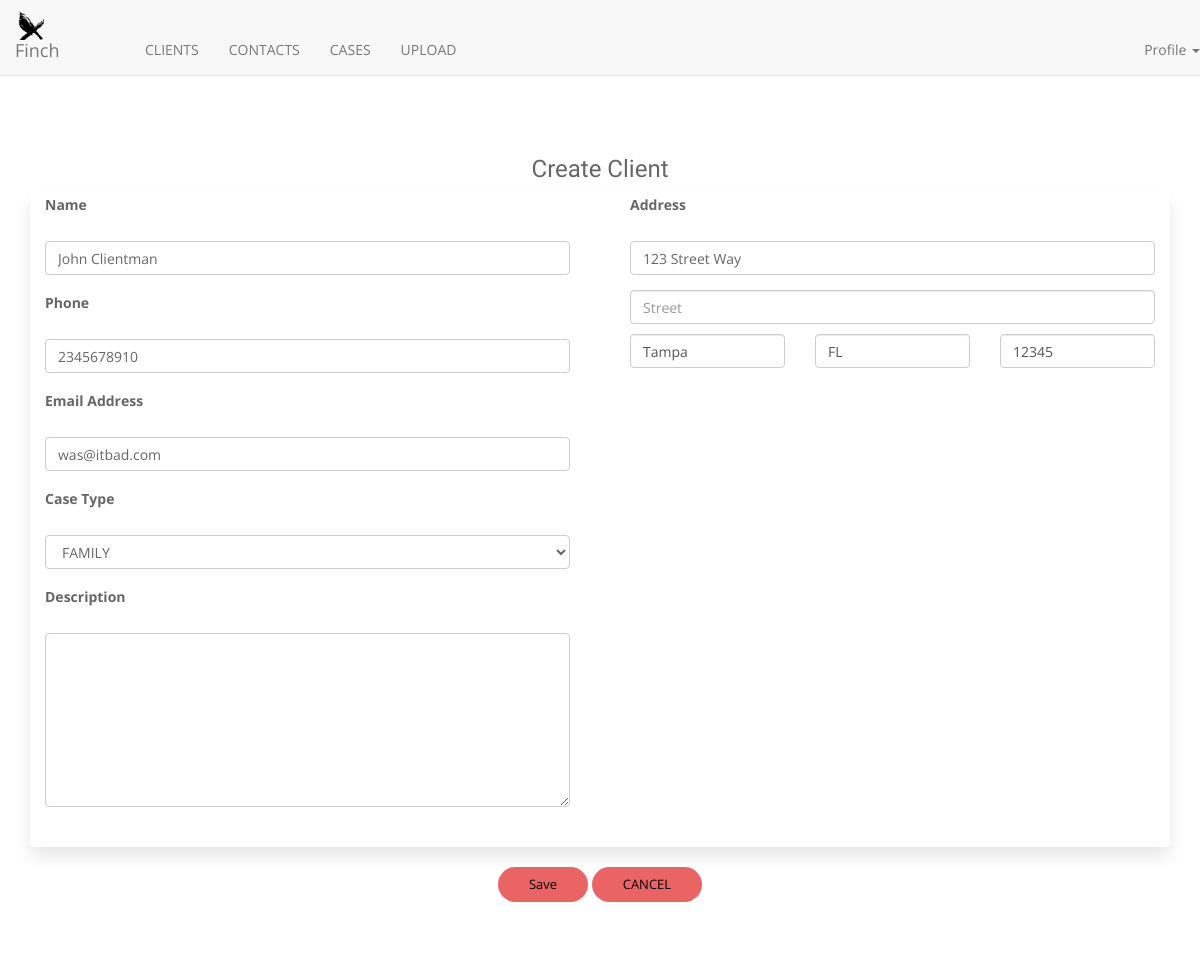
Page /clients/4/edit/ (signed in) on the committed database.
### clients/models.py (models this page shows, shortened)
class Account(models.Model):
    name = models.CharField(pgettext_lazy("Name of Client", "Name"), max_length=64)
    email = models.EmailField()
    phone = models.CharField(max_length=20)
    industry = models.CharField(_("Industry Type"), max_length=255, choices=INDCHOICES, blank=True, null=True)
    billing_address = models.ForeignKey(Address, related_name='account_billing_address', on_delete=models.CASCADE, blank=True, null=True)
    shipping_address = models.ForeignKey(Address, related_name='account_shipping_address', on_delete=models.CASCADE, blank=True, null=True)
    website = models.URLField(_("Website"), blank=True, null=True)
    description = models.TextField(blank=True, null=True)
    assigned_to = models.ManyToManyField(User, related_name='account_assigned_to')
    teams = models.ManyToManyField(Team)
    created_by = models.ForeignKey(User, related_name='account_created_by', on_delete=models.CASCADE)
    created_on = models.DateTimeField(_("Created on"), auto_now_add=True)
    is_active = models.BooleanField(default=False)

### common/models.py (models this page shows, shortened)
class Address(models.Model):
    address_line = models.CharField(_("Address"), max_length=255, blank=True, null=True)
    street = models.CharField(_("Street"), max_length=55, blank=True, null=True)
    city = models.CharField(_("City"), max_length=255, blank=True, null=True)
    state = models.CharField(_("State"), max_length=255, blank=True, null=True)
    postcode = models.CharField(_("Post/Zip-code"), max_length=64, blank=True, null=True)

### clients/views.py (the view)
# urls.py: url(r'^(?P<edid>\d*)/edit/$', views.edit_account, name="edit_account"),
@login_required
@csrf_exempt
def edit_account(request, edid):
    account_instance = get_object_or_404(Account, id=edid)
    account_billing_address = account_instance.billing_address
    account_shipping_address = account_instance.shipping_address
    users = User.objects.filter(is_active=True).order_by('email')
    account_form = AccountForm(instance=account_instance, assigned_to=users)
    billing_form = BillingAddressForm(instance=account_billing_address)
    shipping_form = ShippingAddressForm(prefix='ship', instance=account_shipping_address)
    teams = Team.objects.all()
    assignedto_list = request.POST.getlist('assigned_to')
    teams_list = request.POST.getlist('teams')
    if request.method == 'POST':
        account_form = AccountForm(request.POST, instance=account_instance, assigned_to=users)
        billing_form = BillingAddressForm(request.POST, instance=account_billing_address)
        shipping_form = ShippingAddressForm(request.POST, instance=account_shipping_address, prefix='ship')
        if account_form.is_valid() and billing_form.is_valid() and shipping_form.is_valid():
            billing_object = billing_form.save()
            shipping_object = shipping_form.save()
            account_object = account_form.save(commit=False)
            account_object.billing_address = billing_object
            account_object.shipping_address = shipping_object
            account_object.created_by = request.user
            account_object.save()
            account_object.assigned_to.clear()
            account_object.assigned_to.add(*assignedto_list)
            account_object.teams.clear()
            account_object.teams.add(*teams_list)
            return redirect("clients:list")
        else:
            return render(request, 'clients/create_client.html', {
                'account_form': account_form,
                'billing_form': billing_form,
                'shipping_form': shipping_form,
                'account_obj': account_instance,
                'billing_obj': account_billing_address,
                'shipping_obj': account_shipping_address,
                'countries': COUNTRIES,
                'industries': INDCHOICES,
                'teams': teams,
                'users': users,
                'assignedto_list': assignedto_list,
                'teams_list': teams_list
            })
    else:
        return render(request, 'clients/create_client.html', {
            'account_form': account_form,
            'billing_form': billing_form,
            'shipping_form': shipping_form,
            'account_obj': account_instance,
            'billing_obj': account_billing_address,
            'shipping_obj': account_shipping_address,
            'countries': COUNTRIES,
            'industries': INDCHOICES,
            'teams': teams,
            'users': users,
            'assignedto_list': assignedto_list,
            'teams_list': teams_list
        })

### clients/forms.py (shortened to what this page needs)
class AccountForm(forms.ModelForm):
    def __init__(self, *args, **kwargs):
        assigned_users = kwargs.pop('assigned_to', [])
        super(AccountForm, self).__init__(*args, **kwargs)
        for field in self.fields.values():
            field.widget.attrs = {"class": "form-control"}
        self.fields['description'].widget.attrs.update({
            'rows': '8'})
        self.fields['assigned_to'].queryset = assigned_users
        self.fields['assigned_to'].required = False
        self.fields['teams'].required = False
    class Meta:
        model = Account
        fields = ('assigned_to', 'teams', 'name', 'phone', 'email', 'website', 'industry',
                  'billing_address', 'shipping_address', 'description')

### common/forms.py
class BillingAddressForm(forms.ModelForm):
    class Meta:
        model = Address
        fields = ('address_line', 'street', 'city', 'state', 'postcode', )
    def __init__(self, *args, **kwargs):
        super(BillingAddressForm, self).__init__(*args, **kwargs)
        for field in self.fields.values():
            field.widget.attrs = {"class": "form-control"}
        self.fields['address_line'].widget.attrs.update({
            'placeholder': 'Address Line'})
        self.fields['street'].widget.attrs.update({
            'placeholder': 'Street'})
        self.fields['city'].widget.attrs.update({
            'placeholder': 'City'})
        self.fields['state'].widget.attrs.update({
            'placeholder': 'State'})
        self.fields['postcode'].widget.attrs.update({
            'placeholder': 'Postcode'})

### templates/clients/create_client.html (shortened to what this page needs)
{% extends 'base.html' %}
{% load staticfiles %}
{% block breadcrumb %}
  <ol class="breadcrumb">
    <li><a href="{%  url 'clients:list' %}">clients</a></li>
    <li class="active">Create</li>
  </ol>
{% endblock %}
{% block content %}
<div class="container">
  <center>
    <h3>Create Client</h3>
  </center>
  <form id="formid" action='' method="POST" novalidate>{% csrf_token %}
    <div class="overview_form_block row marl">
      <div class="col-md-12">
        <div class="panel panel-default">
          <div class="panel-content">
            <div class="row marl">
              <div class="col-md-6">
                <div class="filter_col col-md-12">
                  <div class="form-group">
                    <label for="exampleInputEmail1" class="required">Name</label>
                    {{ account_form.name }}
                  </div>
                </div>
                <div class="filter_col col-md-12">
                  <div class="form-group">
                    <label for="exampleInputEmail1" class="required">Phone</label>
                    {{ account_form.phone }}
                  </div>
                </div>
                <div class="filter_col col-md-12">
                  <div class="form-group ">
                    <label for="exampleInputEmail1" class="required">Email Address</label>
                    {{ account_form.email }}
                  </div>
                </div>
                <div class="filter_col col-md-12">
                  <div class="form-group">
                    <label for="exampleInputEmail1">Case Type</label>
                    {{ account_form.industry }}
                  </div>
                </div>
                <div class="filter_col col-md-12">
                  <div class="form-group">
                    <label for="exampleInputEmail1">Description</label>
                    {{ account_form.description }}
                  </div>
                </div>
              </div>
              <div class="col-md-6">
                <div class="filter_col billing_block col-md-12">
                  <div class="form-group">
                    <label for="exampleInputEmail1">Address</label>
                    {{ billing_form.address_line }}
                  </div>
                    {{ billing_form.street }}
                  <div class="row" style="margin-top: 10px;">
                    <div class="col-md-4">
                      {{ billing_form.city }}
                    </div>
                    <div class="col-md-4">
                      {{ billing_form.state }}
                    </div>
                    <div class="col-md-4">
                      {{ billing_form.postcode }}
                    </div>
                  </div>
                </div>
              </div>
            </div>
            <br clear="all">
          </div>
        </div>
      </div>
      <br clear="all">
    </div>
    <div class="row marl buttons_row text-center">
      <button class="btn btn-round save" type="submit">Save</button>
      <a href="{% url 'clients:list' %}" class="btn btn-round">CANCEL</a>
    </div>
  </form>
  <br><br><br>
{% endblock %}

### static/css/main.css (style rules this page uses)
body { font-family: 'Open Sans', sans-serif; background: #fff; font-size: 14px; font-weight: 400; -webkit-box-sizing: border-box; -moz-box-sizing: border-box; box-sizing: border-box; -webkit-font-smoothing: subpixel-antialiased; color: #666; line-height: 25px; -webkit-backface-visibility: hidden; backface-visibility: hidden; }
h1, h2, h3, h4 { font-family: 'Muli', sans-serif; font-weight: 400; }
a { -webkit-transition: all 0.2s linear; -moz-transition: all 0.2s linear; -o-transition: all 0.2s linear; transition: all 0.2s linear; }
.btn, button { padding: 7px 30px; border-radius: 0px; font-weight: 400; color: black; background-color: #ea6464; font-size: 13px; -webkit-transition: all 0.2s linear; -moz-transition: all 0.2s linear; -o-transition: all 0.2s linear; transition: all 0.2s linear; display: inline-block; }
.btn-round { border-radius: 1.5em; }
.form-group label { margin-bottom: 24px; }
.form-group .form-control { background: #ffffff; padding-right: 30px; color: #666; position: relative; box-shadow: none; }
.panel { box-shadow: 0 10px 15px rgba(0,0,0,.09); border: none; }

### rows in the picture
Account: name "John Clientman", phone "2345678910", email "was@itbad.com", industry "FAMILY"
Address: address_line "123 Street Way", city "Tampa", state "FL", postcode "12345"
